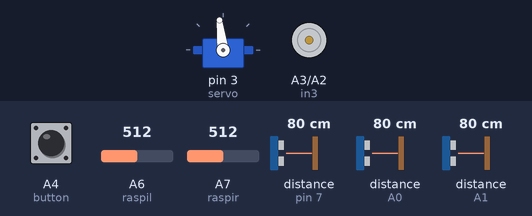
Simulated run of this sketch. Board: Arduino Nano, built with avr-gcc and run on an emulated ATmega328P. On the bench: servo, motor-driver pin pairs drawn as motors (green arrow = first pin HIGH = forward, orange = second pin HIGH = backward, longer = more drive, scaled by the enable pin). Inputs (shaded band) come from the test bench; at power-on: A4 (button) HIGH, distance to the obstacle (sensors on A0, pin 7, A1) 80 cm, A6 (raspil) = 512, A7 (raspir) = 512. The echo pulse lasts 58.3 µs per cm.

Above: at 0.8 s.
0.9 s: A4 (button) pulled LOW for 0.15 s
At 1.9 s:
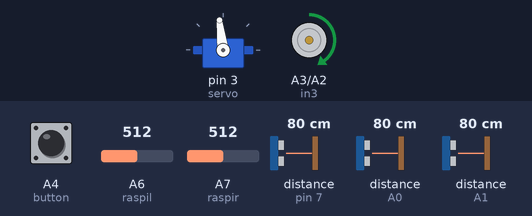
2.9 s: distance to the obstacle (sensor on A0) set to 29 cm
4.4 s: distance to the obstacle (sensor on A0) set to 23 cm
At 5.9 s:
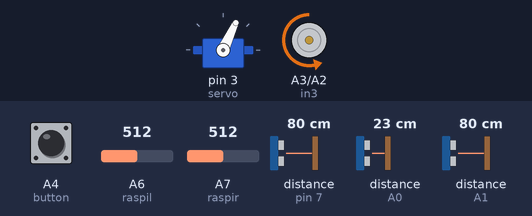
7.4 s: distance to the obstacle (sensor on pin 7) set to 120 cm
At 9.6 s:
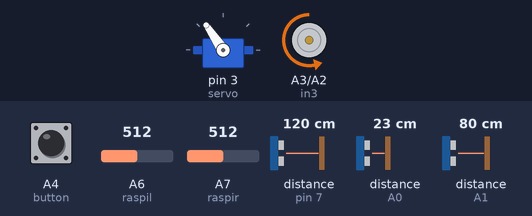
10.4 s: A6 (raspil) set to 683
13.4 s: A6 (raspil) set to 708
At 15.3 s:
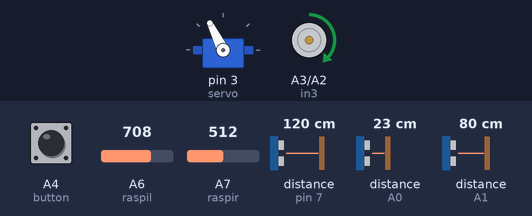
Timing chart, 0 to 16.3 s (numbered marks = the images above; inputs shaded):
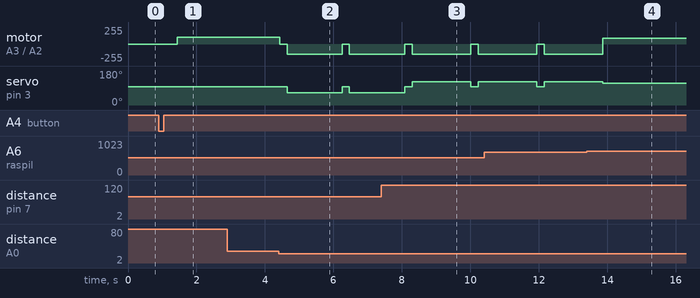

Measured:
- the behaviour switches between 26 and 25 cm on distance to the obstacle (sensor on A0) (found by bisection; images 1 and 2)
- the behaviour switches between 700 and 701 on A6 (raspil) (found by bisection; images 3 and 4)
- after the input at 0.9 s, motor on A3 (in3) / A2 (in4): stopped → forward 100/255 after 0.53 s
- after the input at 2.9 s, every drawn part: stays the same
- after the input at 4.4 s, motor on A3 (in3) / A2 (in4): alternates backward 151/255 for 1.6 s and stopped for 0.21 s, starting at once; servo on pin 3 (servo): 97° → 65° after 0.24 s, → 97° 1.6 s later, → 65° 0.21 s later

The sketch:

WRO24.ino
```cpp
#include "WRO24.h"

void loop()
{
 ultra(1,0);

if (analogRead(raspil)>700)
{
  before = millis();
  while (analogRead(raspil)>700){
    Move(35,-50,1);
  }
  after = millis();
  Move(35,0,700);
  Move(35,40,(after - (before+70)));

}
else if (analogRead(raspir)>700)
{
   before = millis();
  while (analogRead(raspir)>700){
    Move(35,40,1);
  }
  after = millis();
  Move(35,0,700);
  Move(35,-40,(after - (before+70)));
  Move(35,0,500);
}
else if(CF_Distance <25)
{
  Move(0,0,200);
  ultra(1,0);
  if(RF_Distance > LF_Distance)
  {
    Move(-60,-70,1700);
  }
  else
  {
    Move(-60,70,1600);
  }
}

else
{
  sp=40;
  ultra(1,0);
  if(RF_Distance <20)
  {
    Move(sp,-30,10);
  }
  else if(LF_Distance <20)
  {
    Move(sp,30,10);
  }
  else
  {
  Move(sp,0,10);
  }
}
}


void start(){
  for(int i=0;i<12;i++)
  {
  ultra(1,1);
  while((LF_Distance<90||LB_Distance<90) && (RF_Distance<90 || RB_Distance<90))
  {
    ultra(1,1);
    center(10);
  }

    Move(-40,0,5);
   if(rot =='n'){
    if(RF_Distance >90 )
    {
      rot= 'r';
    }
   else
    {
      rot='l';
    }
   }
   ultra(1,0);
   if (CF_Distance < 50)
   {
    Move(-60,0,150);
    Move(0,0,250);
    Move(-sp,0,930);
    Move(60,0,50);
    laffa=1;
   }
  if (rot == 'r')
  {
    ultra(1,1);
    if(LF_Distance<LB_Distance)
    {
      while(LF_Distance!=LB_Distance)
      {
        Move(50,20,10);
        ultra(1,1);
      }
    }
    else if(LB_Distance<LF_Distance)
    {
      while(LF_Distance!=LB_Distance)
      {
        Move(50,-20,10);
        ultra(1,1);
      }
    }
      if (laffa==0)
      {
      Move(sp,70,300);
      ultra(1,0);
      while(CF_Distance < 90){
      ultra(1,0);
      Move(sp,70,10);
      }
     Move(sp,70,60);
    }
    else
    {
     Move(0,70,150);
     Move(sp,70,560);
     laffa=0;
    }

  }
  else
  {
    if (laffa==0)
    {
    Move(sp,-70,300);
    ultra(1,0);
    while(CF_Distance < 90){
    ultra(1,0);
    Move(sp,-70,10);
    }
     Move(60,-70,60);
    }
    else
    {
     Move(0,-70,150);
     Move(sp,-70,800);
     laffa=0;
    }

  }
    center(1150);
  }
  Move (-50,0,50);
  Move(0,0,100000000);


}
```

WRO24.h
```cpp
//UltraSonic
#define CF_Trig 2
#define CF_Echo A0
#define LF_Trig 4
#define LF_Echo A1
#define RF_Trig 6
#define RF_Echo 7
#define CB_Trig 8
#define CB_Echo 9
#define RB_Trig 10
#define RB_Echo 11
#define LB_Trig 12
#define LB_Echo 13

float LF_Distance, RF_Distance, CF_Distance, LB_Distance, RB_Distance, CB_Distance;
int laffa=0;
int sp= 60;
long before,after,afffter;

//motors
#include <Servo.h>
Servo servo;
#define servo_r1 10   //120-
#define servo_l2 11   //120+
#define en 5
#define in3 A3
#define in4 A2
#define button A4
#define raspil A6
#define raspir A7


char rot='n';

void Move(int v ,int dir ,long sec){

  if (v>0)
    {
    int sp= map (v,1,100,0,255);
    analogWrite(en,sp);
    digitalWrite(in3,1);
    digitalWrite(in4,0);
    }

  else if (v<0)
    {
    int sp= map (v,-1,-100,0,255);
    analogWrite(en,sp);
    digitalWrite(in3,0);
    digitalWrite(in4,1);
    }
  else if(v==0)
    {
    digitalWrite(in3,1);
    digitalWrite(in4,1);
    analogWrite(en,0);
    }
int steer;
int servoCenter=97;
  if(dir>=0)
  {
  steer=map(dir,0,100,servoCenter,50);
  }
  else if(dir<0)
  {
  steer=map(dir,-1,-100,servoCenter,136);
  }
  servo.write(steer);
  delay (sec);
}

void ultra(int F , int B){
  float Time;
 if (F==1)
   {
    digitalWrite(RF_Trig,1);
    delayMicroseconds(10);
    digitalWrite(RF_Trig,0);
    Time = pulseIn(RF_Echo, 1, 9000);
    RF_Distance = Time * 0.034 / 2;
    digitalWrite(LF_Trig,1);
    delayMicroseconds(10);
    digitalWrite(LF_Trig,0);
    Time = pulseIn(LF_Echo, 1, 9000);
    LF_Distance = Time * 0.034 / 2;
    digitalWrite(CF_Trig,1);
    delayMicroseconds(10);
    digitalWrite(CF_Trig,0);
    Time = pulseIn(CF_Echo, 1, 9000);
    CF_Distance = Time * 0.034 / 2;
    }
 if (B==1)
    {
    digitalWrite(RB_Trig,1);
    delayMicroseconds(10);
    digitalWrite(RB_Trig,0);
    Time = pulseIn(RB_Echo, 1, 9000);
    RB_Distance = Time * 0.034 / 2;
    digitalWrite(LB_Trig,1);
    delayMicroseconds(10);
    digitalWrite(LB_Trig,0);
    Time = pulseIn(LB_Echo, 1, 9000);
    LB_Distance = Time * 0.034 / 2;
    digitalWrite(CB_Trig,1);
    delayMicroseconds(10);
    digitalWrite(CB_Trig,0);
    Time = pulseIn(CB_Echo, 1, 9000);
    CB_Distance = Time * 0.034 / 2;
    }

  if(LF_Distance==0){LF_Distance=100.0;}
  if(LB_Distance==0){LB_Distance=100.0;}
  if(RF_Distance==0){RF_Distance=100.0;}
  if(CF_Distance==0){CF_Distance=100.0;}
  if(RB_Distance==0){RB_Distance=100.0;}
  if(CB_Distance==0){CB_Distance=100.0;}
}


void center(long sec){
  long t_time = millis();
  while((millis()-t_time)<sec)
  {
    ultra(1,0);
  if(RF_Distance <15)
  {
    Move(sp,-20,10);
  }
  else if(RF_Distance <30)
  {
    Move(sp,-15,10);
  }
  else if(LF_Distance <15)
  {
    Move(sp,20,10);
  }
  else if(LF_Distance <30)
  {
    Move(sp,15,10);
  }
  else
  {
    Move(sp,0,10);
  }
}
}
void test(char what){
 if (what=='u')
      {
 ultra(1,1);
 Serial.print(CF_Distance);
 Serial.print("  ");
 Serial.print(RF_Distance);
 Serial.print("  ");
 Serial.print(RB_Distance);
 Serial.print("  ");
 Serial.print(CB_Distance);
 Serial.print("  ");
 Serial.print(LB_Distance);
 Serial.print("  ");
 Serial.println(LF_Distance);
      }
 else {
  Serial.print(analogRead(raspil));
  Serial.print("        ");
  Serial.println(analogRead(raspir));
     }
}

void setup() {

//ultrasonics
pinMode(LF_Trig, OUTPUT);
pinMode(RF_Trig, OUTPUT);
pinMode(CF_Trig, OUTPUT);
pinMode(LF_Echo, INPUT);
pinMode(RF_Echo, INPUT);
pinMode(CF_Echo, INPUT);
pinMode(LB_Trig, OUTPUT);
pinMode(RB_Trig, OUTPUT);
pinMode(CB_Trig, OUTPUT);
pinMode(LB_Echo, INPUT);
pinMode(RB_Echo, INPUT);
pinMode(CB_Echo, INPUT);

//motors
pinMode(in3,OUTPUT);
pinMode(in4,OUTPUT);
pinMode(en,OUTPUT);

pinMode(button, INPUT_PULLUP);


servo.attach(3);

Serial.begin(9600);
  while(digitalRead(button)==1){Move(0,0,1);}Move(0,0,500);

}
```
